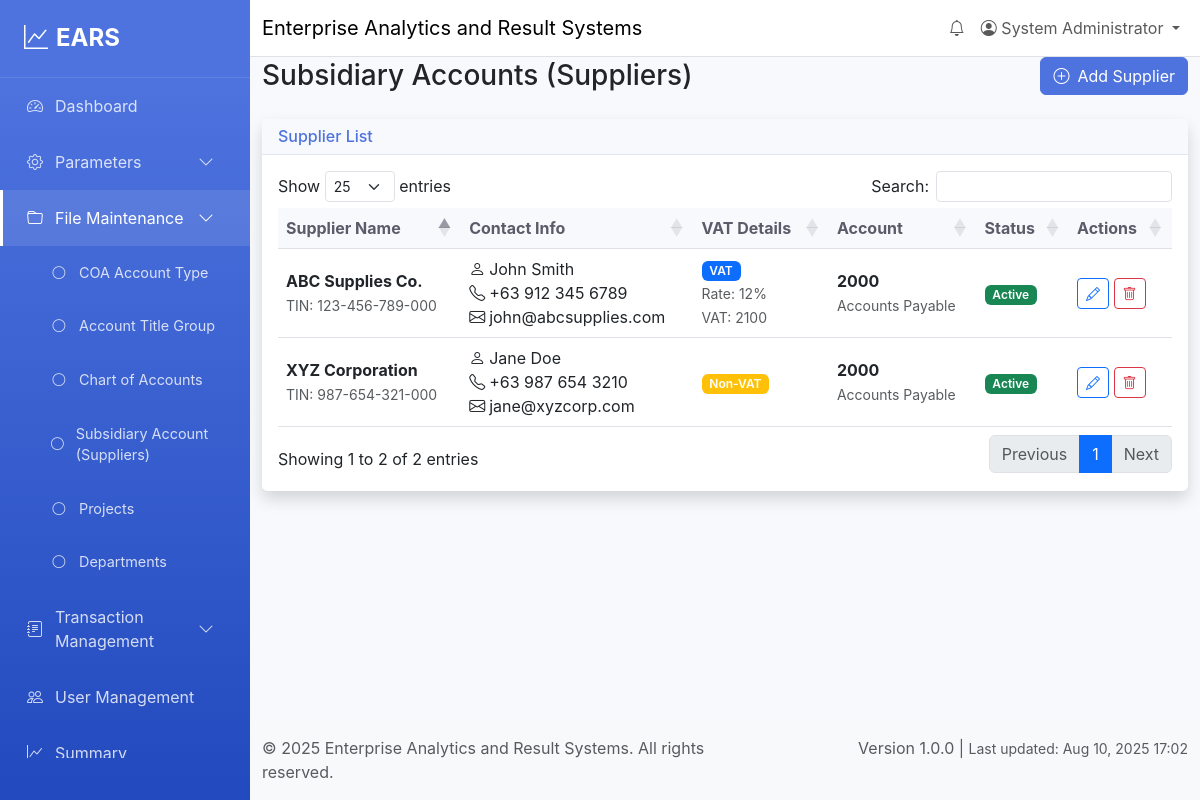
The app's page /file-maintenance/subsidiary-account (signed in) with its own data.
### tables this page shows
CREATE TABLE suppliers (
    id INT AUTO_INCREMENT PRIMARY KEY,
    supplier_name VARCHAR(200) NOT NULL,
    contact_person VARCHAR(100),
    phone VARCHAR(20),
    email VARCHAR(100),
    address TEXT,
    vat_subject ENUM('VAT', 'Non-VAT', 'Zero-Rated') DEFAULT 'VAT',
    tin VARCHAR(20),
    vat_rate DECIMAL(5,2) DEFAULT 12.00,
    vat_account_id INT,
    account_id INT,
    status ENUM('active', 'inactive') DEFAULT 'active',
    created_at TIMESTAMP DEFAULT CURRENT_TIMESTAMP,
    updated_at TIMESTAMP DEFAULT CURRENT_TIMESTAMP ON UPDATE CURRENT_TIMESTAMP,
    FOREIGN KEY (account_id) REFERENCES chart_of_accounts(id),
    FOREIGN KEY (vat_account_id) REFERENCES chart_of_accounts(id)
);

CREATE TABLE chart_of_accounts (
    id INT AUTO_INCREMENT PRIMARY KEY,
    account_code VARCHAR(20) UNIQUE NOT NULL,
    account_name VARCHAR(200) NOT NULL,
    account_type_id INT,
    group_id INT,
    description TEXT,
    balance DECIMAL(15,2) DEFAULT 0.00,
    status ENUM('active', 'inactive') DEFAULT 'active',
    created_at TIMESTAMP DEFAULT CURRENT_TIMESTAMP,
    updated_at TIMESTAMP DEFAULT CURRENT_TIMESTAMP ON UPDATE CURRENT_TIMESTAMP,
    FOREIGN KEY (account_type_id) REFERENCES coa_account_types(id),
    FOREIGN KEY (group_id) REFERENCES account_title_groups(id)
);

### views/file-maintenance/subsidiary-account.php (the view, shortened to what the rows shown need)
<div class="row">
    <div class="col-12">
        <div class="d-flex justify-content-between align-items-center mb-4">
            <h1 class="h3 mb-0">Subsidiary Accounts (Suppliers)</h1>
        </div>
    </div>
</div>
<div class="row">
    <div class="col-12">
        <div class="card shadow">
            <div class="card-body">
                <div class="table-responsive">
                    <table class="table table-hover" id="suppliersTable">
                        <thead>
                            <tr>
                                <th>Supplier Name</th>
                                <th>Contact Info</th>
                                <th>VAT Details</th>
                                <th>Account</th>
                                <th>Status</th>
                                <th>Actions</th>
                            </tr>
                        </thead>
                        <tbody>
                            <?php foreach ($suppliers as $supplier): ?>
                                <tr>
                                    <td>
                                        <strong><?= htmlspecialchars((string)$supplier['supplier_name']) ?></strong>
                                        <?php if ($supplier['tin']): ?>
                                            <br><small class="text-muted">TIN: <?= htmlspecialchars((string)$supplier['tin']) ?></small>
                                        <?php endif; ?>
                                    </td>
                                    <td>
                                        <?php if ($supplier['contact_person']): ?>
                                            <div><i class="bi bi-person me-1"></i><?= htmlspecialchars((string)$supplier['contact_person']) ?></div>
                                        <?php endif; ?>
                                        <?php if ($supplier['phone']): ?>
                                            <div><i class="bi bi-telephone me-1"></i><?= htmlspecialchars((string)$supplier['phone']) ?></div>
                                        <?php endif; ?>
                                        <?php if ($supplier['email']): ?>
                                            <div><i class="bi bi-envelope me-1"></i><?= htmlspecialchars((string)$supplier['email']) ?></div>
                                        <?php endif; ?>
                                    </td>
                                    <td>
                                        <span class="badge bg-<?= $supplier['vat_subject'] === 'VAT' ? 'primary' : ($supplier['vat_subject'] === 'Non-VAT' ? 'warning' : 'info') ?>">
                                            <?= htmlspecialchars((string)$supplier['vat_subject']) ?>
                                        </span>
                                        <?php if ($supplier['vat_rate'] && $supplier['vat_rate'] > 0): ?>
                                            <br><small class="text-muted">Rate: <?= number_format($supplier['vat_rate'], 0) ?>%</small>
                                        <?php endif; ?>
                                        <?php if ($supplier['vat_account_code']): ?>
                                            <br><small class="text-muted">VAT: <?= htmlspecialchars((string)$supplier['vat_account_code']) ?></small>
                                        <?php endif; ?>
                                    </td>
                                    <td>
                                        <?php if ($supplier['account_code'] && $supplier['account_name']): ?>
                                            <div><strong><?= htmlspecialchars((string)$supplier['account_code']) ?></strong></div>
                                            <small class="text-muted"><?= htmlspecialchars((string)$supplier['account_name']) ?></small>
                                        <?php else: ?>
                                            <span class="text-muted">No account linked</span>
                                        <?php endif; ?>
                                    </td>
                                    <td>
                                        <span class="badge bg-<?= $supplier['status'] === 'active' ? 'success' : 'secondary' ?>">
                                            <?= ucfirst($supplier['status']) ?>
                                        </span>
                                    </td>
                                    <td>
                                        <button type="button" class="btn btn-sm btn-outline-primary"
                                                onclick="editSupplier(<?= htmlspecialchars(json_encode($supplier)) ?>)">
                                            <i class="bi bi-pencil"></i>
                                        </button>
                                        <button type="button" class="btn btn-sm btn-outline-danger"
                                                onclick="deleteSupplier(<?= $supplier['id'] ?>)">
                                            <i class="bi bi-trash"></i>
                                        </button>
                                    </td>
                                </tr>
                            <?php endforeach; ?>
                        </tbody>
                    </table>
                </div>
            </div>
        </div>
    </div>
</div>

### records on screen
suppliers: supplier_name "ABC Supplies Co.", tin "123-456-789-000", contact_person "John Smith", phone "+63 912 345 6789", email "john@abcsupplies.com", vat_subject "VAT", vat_rate "12", vat_account.account_code "2100", account.account_code "2000", account.account_name "Accounts Payable", status "Active"
suppliers: supplier_name "XYZ Corporation", tin "987-654-321-000", contact_person "Jane Doe", phone "+63 987 654 3210", email "jane@xyzcorp.com", vat_subject "Non-VAT", account.account_code "2000", account.account_name "Accounts Payable", status "Active"

### other values on screen
APP_NAME "Enterprise Analytics and Result Systems"
$user['full_name'] "System Administrator"
APP_VERSION "1.0.0"
